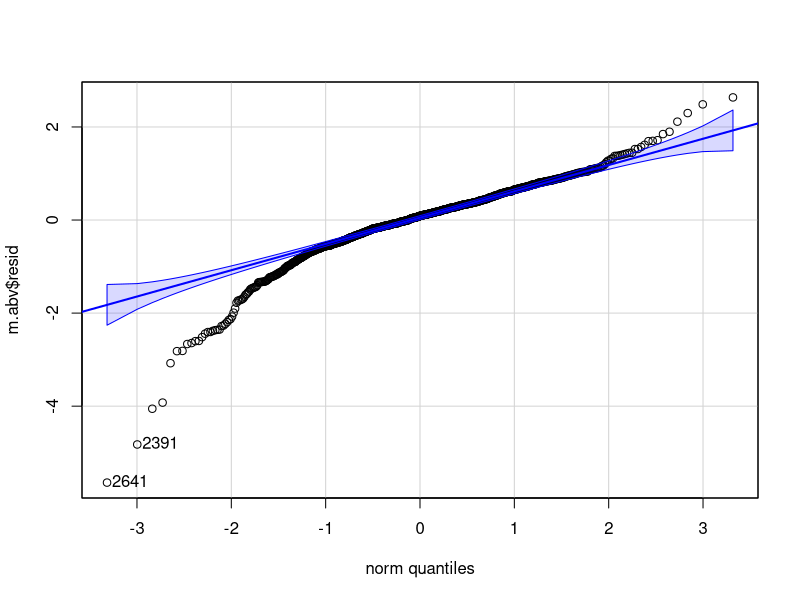
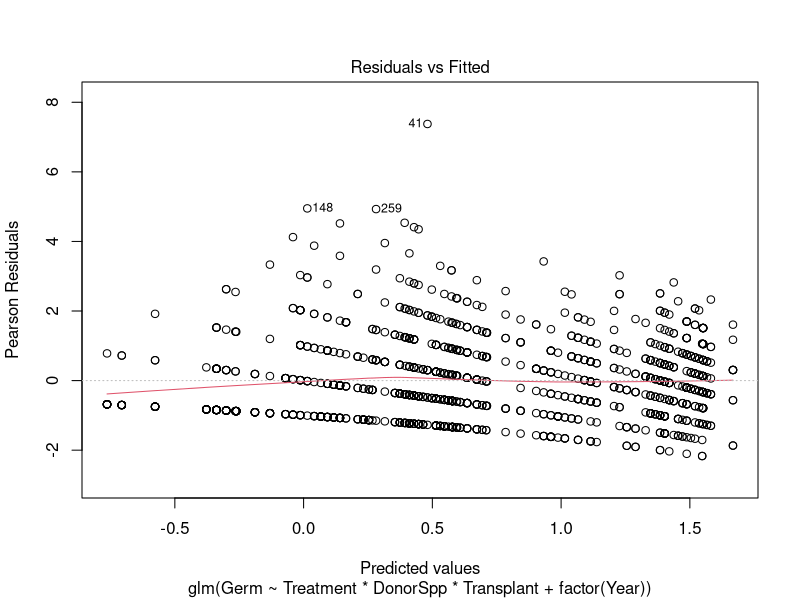
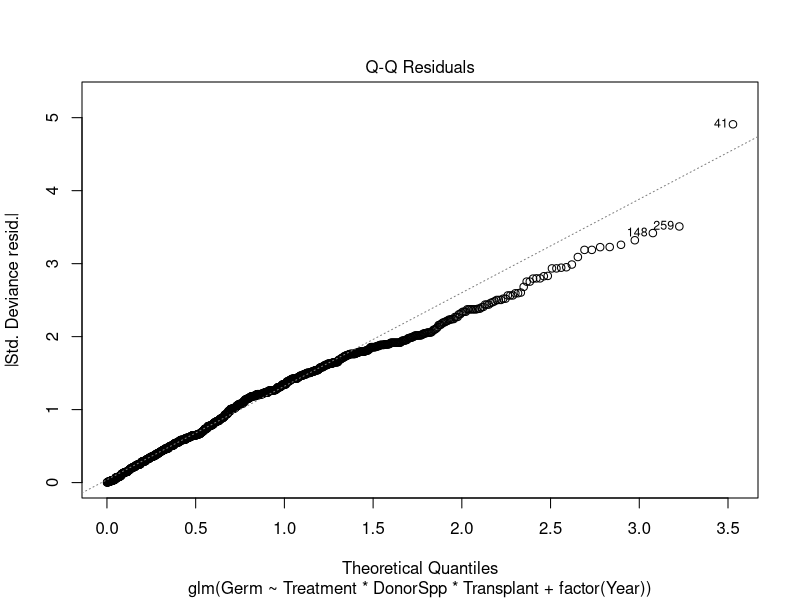
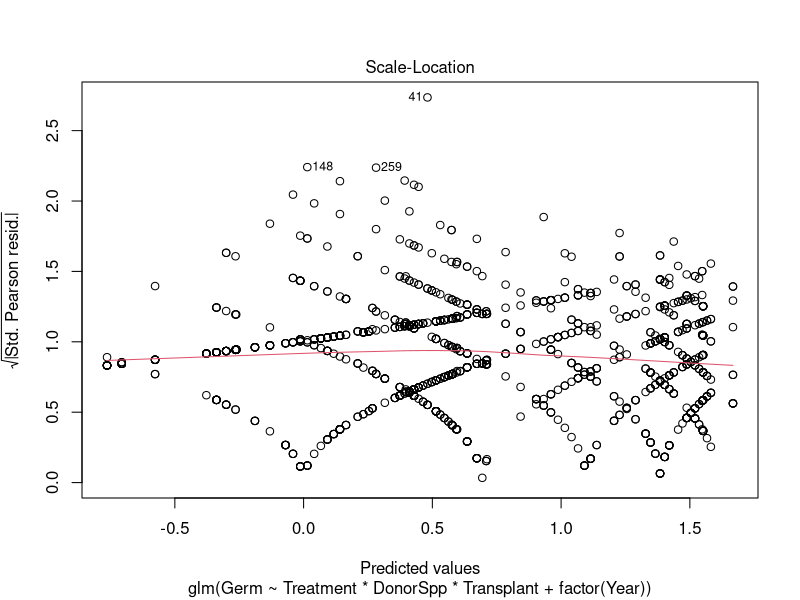
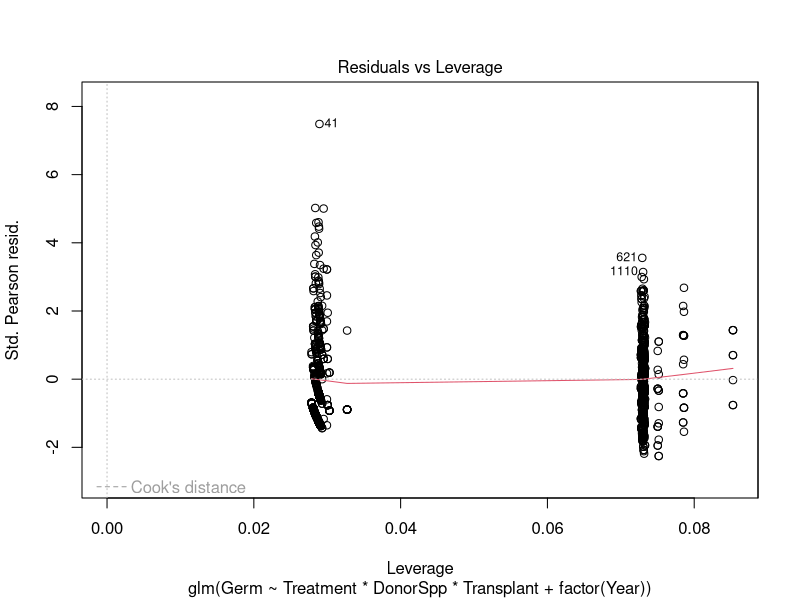
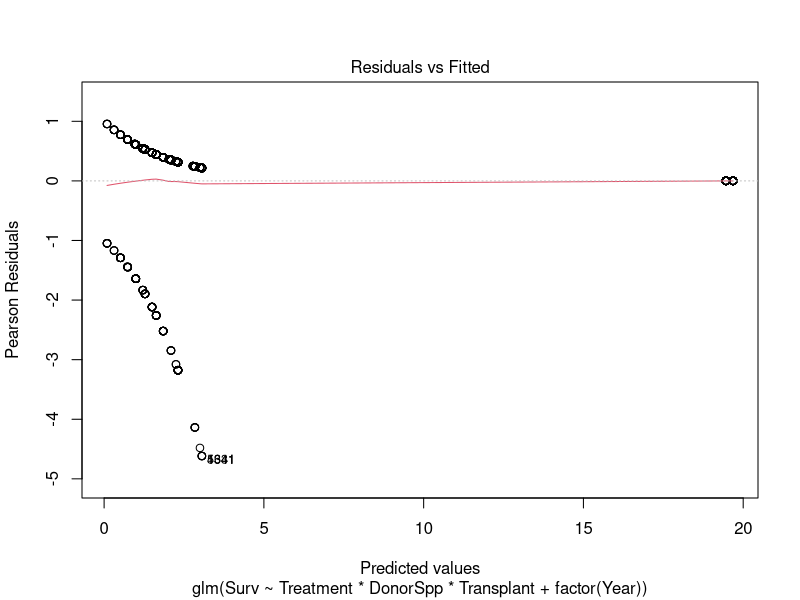
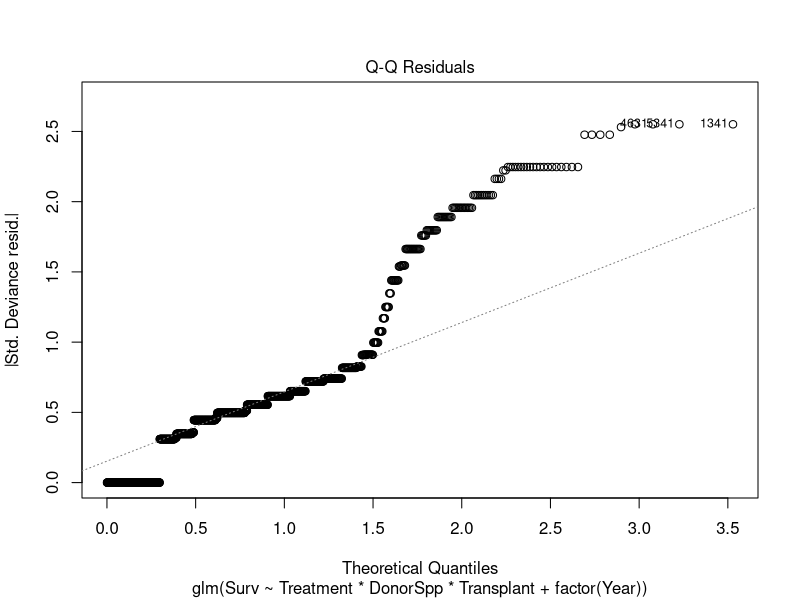
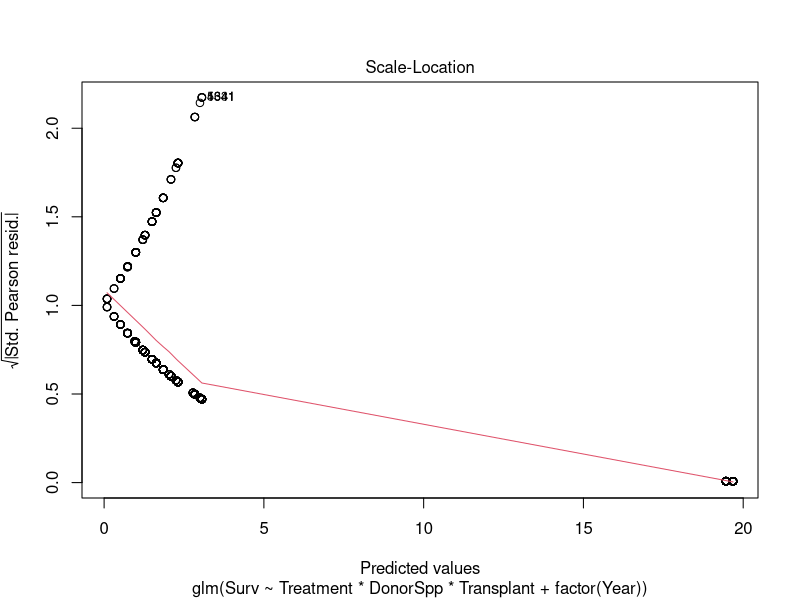

Write R code to recreate these figures, in order.
############################################################
#Big global model for germ, surv, biomass                  #
#200717 AC                                                 #
############################################################

setwd("C:/Users/yyach/Desktop/Box Sync/PSFcoexist/R/PSFcoexist")
library(emmeans)
library(car)
library(lme4)
library(ggpubr)

#Load data and process ---------------------------
all2018<-read.csv("./data/Transplant data clean 190102.csv") #2018 data
all2019<-read.csv("./data/Transplant data year 2 clean 190819.csv") #2019 data

#Clean 2018 data
all2018<-all2018[-which(all2018$Treatment==""),]
all2018$Treatment <- factor(all2018$Treatment)#drop blank factor level

#Add year var and combine
all2018$Year<-rep(2018,length(all2018[,1]))
all2019$Year<-rep(2019,length(all2019[,1]))
#Annoying: the two datasets have different columns
colnames(all2018)
colnames(all2019)
combcol<-colnames(all2018)[colnames(all2018)%in%colnames(all2019)]
sub2018<-all2018[,combcol]
sub2019<-all2019[,combcol]
#Bind datasets together
all<-rbind.data.frame(sub2018,sub2019)

#Aboveground biomass global model-------------------
m.abv<-lm(log(Abv)~Treatment*DonorSpp*Transplant+factor(Year),data=all)
qqPlot(m.abv$resid)#not perfect but scedasticity is better compared to no transformation
Anova(m.abv)#Treatment p~0, DonorSpp p<0.0001, Transplant p~0, Year p~0, Donor:Transplant p=0.00375
plotdf.abv<-summary(emmeans(m.abv,~DonorSpp|Transplant|Treatment,type = "response"))
                    
#Germination global model-------------------
m.germ<-glm(Germ~Treatment*DonorSpp*Transplant+factor(Year),data=all,family="poisson")
plot(m.germ)#decent
Anova(m.germ)#Type II Chisq test
#Treatment, Donorspp, Transplant, Year, sig. Treatment:Transplant p=0.062
plotdf.germ<-summary(emmeans(m.germ,~DonorSpp|Transplant|Treatment,type = "response"))

#Survival global model-------------------
m.surv<-glm(Surv~Treatment*DonorSpp*Transplant+factor(Year),data=all,family="binomial")
plot(m.surv)#hard to interpret
summary(m.surv)#hard to interpret
Anova(m.surv)#Chi-sq should still apply. Transplant sig.
#warning message about fitted prob 0/1, understandable since surv probs generally high
plotdf.surv<-summary(emmeans(m.surv,~DonorSpp|Transplant|Treatment,type = "response"))

#Make big multi-panel of all results----------------
#Make Intra/Inter label
plotdf.abv$Type<-NA
plotdf.abv$Type[which(as.character(plotdf.abv$DonorSpp)!=as.character(plotdf.abv$Transplant))]<-"Inter"
plotdf.abv$Type[which(as.character(plotdf.abv$DonorSpp)==as.character(plotdf.abv$Transplant))]<-"Intra"
plotdf.abv$Type <- factor(plotdf.abv$Type, levels=c("Intra", "Inter"))#Flip the order of factors for easier visualization
plotdf.abv$Treatment <- factor(plotdf.abv$Treatment, levels=c("Control", "Feedback","Exclusion"))#Flip the order of factors for easier visualization
plotdf.surv$Type<-NA
plotdf.surv$Type[which(as.character(plotdf.surv$DonorSpp)!=as.character(plotdf.surv$Transplant))]<-"Inter"
plotdf.surv$Type[which(as.character(plotdf.surv$DonorSpp)==as.character(plotdf.surv$Transplant))]<-"Intra"
plotdf.surv$Type <- factor(plotdf.surv$Type, levels=c("Intra", "Inter"))#Flip the order of factors for easier visualization
plotdf.surv$Treatment <- factor(plotdf.surv$Treatment, levels=c("Control", "Feedback","Exclusion"))#Flip the order of factors for easier visualization
plotdf.germ$Type<-NA
plotdf.germ$Type[which(as.character(plotdf.germ$DonorSpp)!=as.character(plotdf.germ$Transplant))]<-"Inter"
plotdf.germ$Type[which(as.character(plotdf.germ$DonorSpp)==as.character(plotdf.germ$Transplant))]<-"Intra"
plotdf.germ$Type <- factor(plotdf.germ$Type, levels=c("Intra", "Inter"))#Flip the order of factors for easier visualization
plotdf.germ$Treatment <- factor(plotdf.germ$Treatment, levels=c("Control", "Feedback","Exclusion"))#Flip the order of factors for easier visualization

#Make subplots
abv<-ggplot(data=plotdf.abv, aes(x=Type, y=response, color=Treatment, shape=DonorSpp))+
  facet_wrap(~Transplant,nrow=1)+
  geom_pointrange(aes(ymin=response-SE, ymax=response+SE)
                  , position = position_dodge(width = 1))+  
  scale_color_manual(values=c("#E69F00", "#56B4E9", "#009E73"))+
  scale_shape_discrete(name="Microsite")+
  xlab("Soil environment")+ylab("Aboveground biomass (g)")+
  theme_bw()+
  theme(legend.position = "none")
abv

surv<-ggplot(data=plotdf.surv, aes(x=Type, y=prob, color=Treatment, shape=DonorSpp))+
  facet_wrap(~Transplant,nrow=1)+
  geom_pointrange(aes(ymin=prob-SE, ymax=prob+SE)
                  , position = position_dodge(width = 1))+  
  scale_color_manual(values=c("#E69F00", "#56B4E9", "#009E73"))+
  scale_shape_discrete(name="Microsite")+
  xlab("Soil environment")+ylab("Survival probability")+
  theme_bw()+
  theme(legend.position = "none")
surv

germ<-ggplot(data=plotdf.germ, aes(x=Type, y=rate, color=Treatment, shape=DonorSpp))+
  facet_wrap(~Transplant,nrow=1)+
  geom_pointrange(aes(ymin=rate-SE, ymax=rate+SE)
                  , position = position_dodge(width = 1))+  
  scale_color_manual(values=c("#E69F00", "#56B4E9", "#009E73"))+
  scale_shape_discrete(name="Microsite")+
  xlab("Soil environment")+ylab("Germination rate (out of 10)")+
  theme_bw()+
  theme(legend.position = "none")
germ

ggarrange(germ, surv, abv, ncol = 1, nrow = 3, align = "v",labels = c("A", "B","C"),
          common.legend = TRUE, legend = "right")
